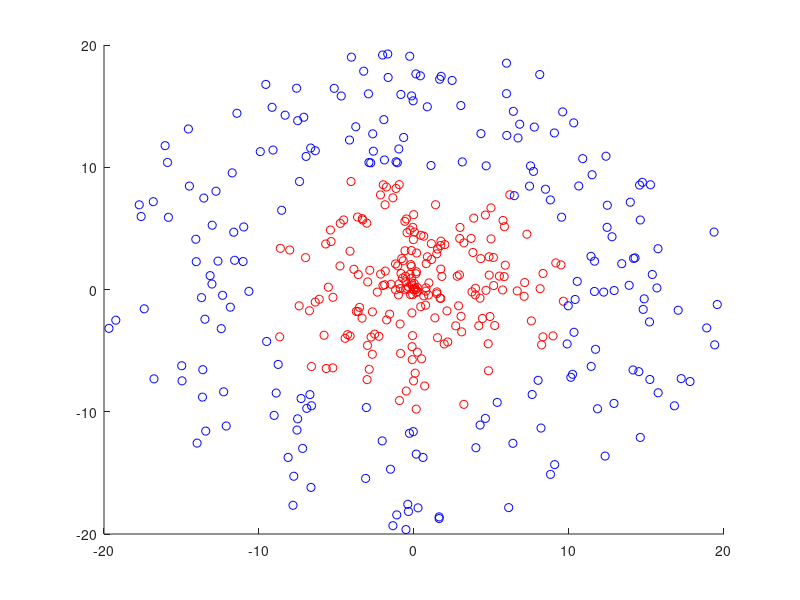
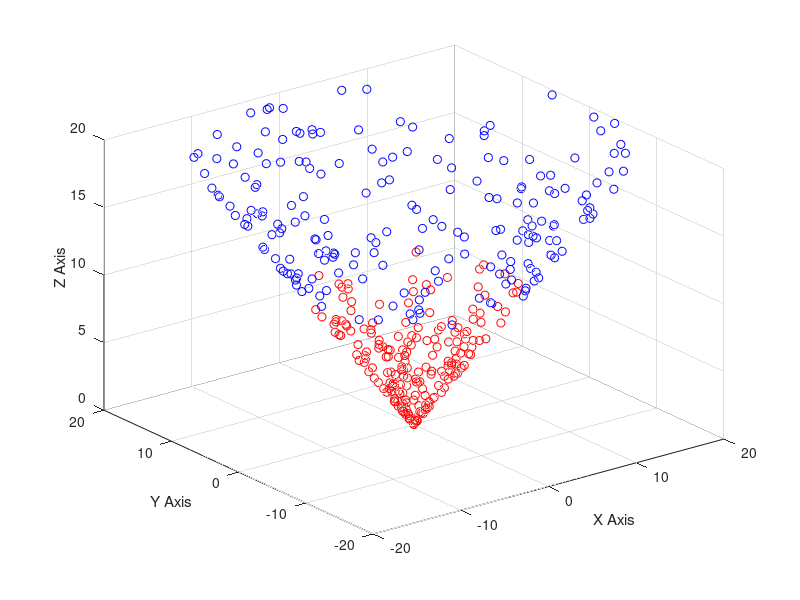

Write the MATLAB code that produced these figures, in order.
% constants
n = 200; radius = 10; theta = 2 * pi * rand(n, 1);

% points inside the circle
r_in = rand(n, 1) * radius;
x_in = r_in .* cos(theta); y_in = r_in .* sin(theta);
label_in = ones(n, 1);

% points outside the circle
r_out = radius + rand(n, 1) * radius;
x_out = r_out .* cos(theta); y_out = r_out .* sin(theta);
label_out = -1 * ones(n, 1);

% final points
instances = [x_in y_in; x_out y_out;];
labels = [label_in; label_out;];

% plot the points in 2D
figure(1);
scatter(instances(1:200, 1), instances(1:200, 2), 'r');
hold on;
scatter(instances(201:400, 1), instances(201:400, 2), 'b');
hold off;

% transform the input to 3D and plot again
figure(2);
instances = [instances sqrt(power(instances(:, 1), 2) + power(instances(:, 2), 2))];
scatter3(instances(1:n, 1), instances(1:n, 2), instances(1:n, 3), 'r');
hold on;
scatter3(instances(n + 1:end, 1), instances(n + 1:end, 2), instances(n + 1:end, 3), 'b');
xlabel('X Axis'); ylabel('Y Axis'); zlabel('Z Axis'); grid on;
hold off;
